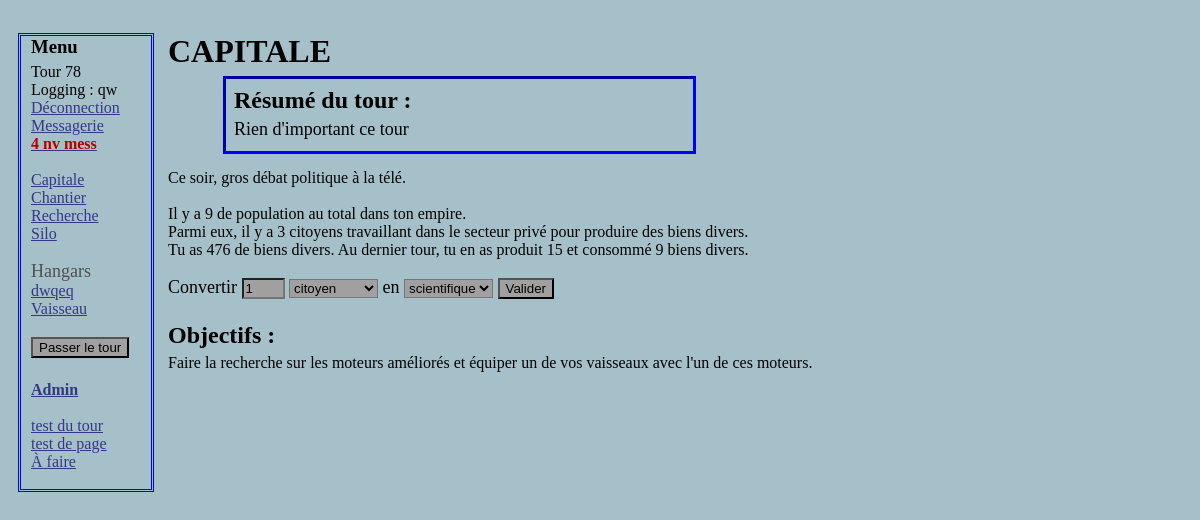
/capitale.php (signed in), run on the app's committed database.
### tables this page shows
CREATE TABLE IF NOT EXISTS `tour` (
  `id` int(11) NOT NULL AUTO_INCREMENT,
  `datetour` datetime NOT NULL DEFAULT CURRENT_TIMESTAMP,
  `resume` text,
  PRIMARY KEY (`id`)
);

CREATE TABLE IF NOT EXISTS `vaisseau` (
  `idvaisseau` int(11) NOT NULL AUTO_INCREMENT,
  `idjoueurbat` int(11) NOT NULL,
  `typevaisseau` int(11) NOT NULL,
  `univers` int(11) NOT NULL DEFAULT '0',
  `x` int(11) NOT NULL DEFAULT '0',
  `y` int(11) DEFAULT '0',
  `nomvaisseau` varchar(32) NOT NULL DEFAULT 'Vaisseau',
  `vitesse` int(11) NOT NULL DEFAULT '1',
  `capacitedesoute` int(11) NOT NULL DEFAULT '1',
  `capaciteminage` int(11) NOT NULL DEFAULT '1',
  PRIMARY KEY (`idvaisseau`)
);

CREATE TABLE IF NOT EXISTS `choixevents` (
  `idchoix` int(11) NOT NULL AUTO_INCREMENT,
  `idjoueurevent` int(11) NOT NULL,
  `texteevent` text NOT NULL,
  `eventsuite1` int(11) DEFAULT NULL,
  `textechoix1` varchar(128) DEFAULT NULL,
  `eventsuite2` int(11) DEFAULT NULL,
  `textechoix2` varchar(128) DEFAULT NULL,
  `eventsuite3` int(11) DEFAULT NULL,
  `textechoix3` varchar(128) DEFAULT NULL,
  PRIMARY KEY (`idchoix`)
);

CREATE TABLE IF NOT EXISTS `utilisateurs` (
  `id` int(11) NOT NULL AUTO_INCREMENT,
  `pseudo` varchar(32) NOT NULL,
  `motdepasse` varchar(1024) NOT NULL,
  `dateinscription` date DEFAULT NULL,
  `biens` int(11) NOT NULL DEFAULT '200',
  `titane` int(11) NOT NULL DEFAULT '0',
  `idevent` int(11) NOT NULL DEFAULT '0',
  `ideventsuivant` int(11) NOT NULL DEFAULT '0',
  `lvl` int(11) NOT NULL DEFAULT '0',
  PRIMARY KEY (`id`)
);

CREATE TABLE IF NOT EXISTS `variationstour` (
  `idtable` int(11) NOT NULL AUTO_INCREMENT,
  `idjoueur` int(11) NOT NULL,
  `prodbiens` int(11) NOT NULL DEFAULT '0',
  `chantier` int(11) NOT NULL DEFAULT '0',
  `recherche` int(11) NOT NULL DEFAULT '5',
  `consobiens` int(11) NOT NULL DEFAULT '0',
  PRIMARY KEY (`idtable`)
);

### Capitale.php (the view, shortened to what this page needs)
<?php
include("include/BDDconnection.php");
?>
<!DOCTYPE html>
<html>
    <head>
           <link rel="stylesheet" href="style.css" />
	</head>
  <body>
    <?php include("include/menu.php"); ?>
  <div class="corps">
    <h1>CAPITALE</h1>
    <?php
    include("include/resume.php");
$recuperereventencours = $bdg->prepare('SELECT * FROM choixevents WHERE idjoueurevent= ?');
$recuperereventencours->execute(array($_SESSION['id']));
$eventencours = $recuperereventencours->fetch();
if (isset($eventencours['texteevent']))
  {
  echo $eventencours['texteevent'];
    ?>
    </form><?php
  }
$compterpop = $bdg->prepare('SELECT COUNT(*) AS population FROM population WHERE joueurpop= ?');
$compterpop->execute(array($_SESSION['id']));
$population = $compterpop->fetch();
?>
</br></br>Il y a <?php echo $population[0]; ?> de population au total dans ton empire.</br>
<?php
$comptercit = $bdg->prepare('SELECT COUNT(*) AS citoyens FROM population WHERE joueurpop= ? AND typepop = 1');
$comptercit->execute(array($_SESSION['id']));
$citoyens = $comptercit->fetch();
?>
<?php
  if ($citoyens[0] > 1)
  {
  echo 'Parmi eux, il y a ' . $citoyens[0] . ' citoyens travaillant dans le secteur privé pour produire des biens divers.';
  }
?>
<?php
$reqbiens = $bdg->prepare('SELECT biens FROM utilisateurs WHERE id= ?');
$reqbiens->execute(array($_SESSION['id']));
$quantbiens = $reqbiens->fetch();
?>
Tu as <?php echo $quantbiens['biens'];?> de biens divers.
<?php
$reqprod = $bdg->prepare('SELECT prodbiens , consobiens FROM variationstour WHERE idjoueur= ?');
$reqprod->execute(array($_SESSION['id']));
$prodbiens = $reqprod->fetch();
?>
Au dernier tour, tu en as produit <?php echo $prodbiens['prodbiens'];?> et consommé <?php echo $prodbiens['consobiens'];?> biens divers.
<form method="post" action="script/conversionpop.php">
   <p>
        <label for="combien">Convertir </label>
        <input type="number" name="combien" min="1" value="1">
        <select name="popdepart" id="popdepart"> -->
<?php
$reqtypepop = $bdd->query('SELECT idtypepop , nompop , technecessaire FROM typepop ORDER BY idtypepop ASC');
while ($reptypepop = $reqtypepop->fetch())
	{
	echo '<option value="'. $reptypepop['idtypepop'] . '">'. $reptypepop['nompop'] .'</option>';
	}
	?>
       </select><label for="poparrivee"> en </label><select name="poparrivee" id="poparrivee">
<?php
$reqtypepop = $bdd->query('SELECT idtypepop , nompop , technecessaire FROM typepop ORDER BY idtypepop DESC');
while ($reptypepop = $reqtypepop->fetch())
	{
	echo '<option value="'. $reptypepop['idtypepop'] . '">'. $reptypepop['nompop'] .'</option>';
	}
?>
       </select>
        <input type="submit" value="Valider" />
   </p>
</form>
  </form></br><?php
  $reqlvl = $bdg->prepare('SELECT lvl from utilisateurs WHERE id= ?');
  $reqlvl->execute(array($_SESSION['id']));
  $replvl = $reqlvl->fetch();
  echo '<h2>Objectifs :</h2>';
  switch ($replvl['lvl'])
  {
      case 6:
          echo "Faire la recherche sur les moteurs améliorés et équiper un de vos vaisseaux avec l'un de ces moteurs.";
      break;
      }
  ?>
  </div>
  </body>
</html>

### include/Menu.php (shortened to what this page needs)
<nav class="menu">
    <div>
        <h3>Menu</h3>
           	<?php
            $reponse = $bda->query('SELECT id FROM tour ORDER BY id DESC LIMIT 1');
            $touractuel = $reponse->fetch();
            $reponse->closeCursor();?>
            Tour <?php echo $touractuel['id'] ; ?>
            <?php
            If (!isset($_SESSION['pseudo']))
			{
            echo '<a class ="lienmenu" href="Accueil.php">Accueil</a>' ;
           	}
			else
			{
           	$reqlvl = $bdg->prepare('SELECT lvl from utilisateurs WHERE id= ?');
            $reqlvl->execute(array($_SESSION['id']));
            $replvl = $reqlvl->fetch();
            echo 'Logging : ' . $_SESSION['pseudo'] . ' </br> ';
            ?>
            <a class ="lienmenu" href="script/deconnection.php">Déconnection</a> </br>
            <a class ="lienmenu" href="Messagerie.php">Messagerie</br>
            <?php
            $reqmessnonlu = $bdg->prepare('SELECT COUNT(*) AS nbmessnonlu FROM messagerie WHERE idjoueurrecepteur = ? AND lu = ? AND supprimerecepteur = ?');
            $reqmessnonlu->execute(array($_SESSION['id'], 0, 0));
            $repmessnonlu = $reqmessnonlu->fetch();
            $reqmessnonluinterne = $bdg->prepare('SELECT COUNT(*) AS reqmessnonluinterne FROM messagerieinterne WHERE destinataire = ? AND lu = ?');
            $reqmessnonluinterne->execute(array($_SESSION['id'], 0));
            $repmessnonluinterne  = $reqmessnonluinterne->fetch();
            $nombremessagenonlu = $repmessnonlu['nbmessnonlu'] + $repmessnonluinterne['reqmessnonluinterne'] ;
            if ($nombremessagenonlu>0)
                {
                echo '<span class = "nvmessage">'.$nombremessagenonlu.' nv mess</span>' ;
                }
            ?>
            </a></br>
            <a class ="lienmenu"  href="Capitale.php">Capitale</a> </br>
            <a class ="lienmenu"  href="Chantier.php">Chantier</a> </br>
			<a class ="lienmenu" href="recherche.php">Recherche</a> </br>
			<?php
            if ($replvl['lvl'] > 4)
                {
                echo '<a class ="lienmenu" href="silo.php">Silo</a></br>';
                }
            $ecrirehangars = 1 ;
            $reqvaiss = $bdg->prepare('SELECT idvaisseau , nomvaisseau FROM vaisseau WHERE idjoueurbat = ? ORDER BY idvaisseau');
            $reqvaiss->execute(array($_SESSION['id']));
            while ($repvaiss = $reqvaiss->fetch())
                {
                if ($ecrirehangars == 1) {echo '</br><span class = "hangars">Hangars</span></br>' ; }
                    $ecrirehangars = 2 ;
                echo '<a class ="lienmenu" href="hangars.php?id=' . $repvaiss['idvaisseau'] . '">' . $repvaiss['nomvaisseau'] . '</a></br>';
                }
            }
    		?>
			<form action="tour/Gestionglobale.php">
			<p>
			    <input type="submit" value="Passer le tour" />
			</p>
			</form>
            <b><a class ="lienmenu" href="Administration.php">Admin</a></b></br> </br>
            <a class ="lienmenu" href="tour/test.php">test du tour</a> </br>
            <a class ="lienmenu" href="test.php?id=2">test de page</a> </br>
            <a class ="lienmenu" href="afaire.php">À faire</a> </br> </br>
    </div>
</nav>

### css/general.css (style rules this page uses)
body { background-color: rgb(165,192,201);; color: black; padding-top: 25px; padding-left:10px; }
.corps { margin-left:140px; display: flex; flex-wrap: nowrap; flex-direction: column; display: inline-block; vertical-align: top; padding-left:10px; }

### css/menu.css (style rules this page uses)
.menu { position:absolute; width: 120px; vertical-align: top; border: 3px blue double; padding-left:10px; }
.lienmenu { color: rgb(53,55,132); }
.hangars { color: rgb(80,80,80); font-family: Impact; font-size: large; }
.nvmessage { color: rgb(180,0,0); font-size: normal; font-weight:bold; margin-bottom:-10px; margin-right:-10px; }

### css/formulaire.css (style rules this page uses)
input[type="number"] { width:35px; }
input , select { background-color: rgb(160,160,160); margin-bottom: 5px; }
label { cursor: pointer; }
form { display: inline }

### css/block.css (style rules this page uses)
p { font-size: large; }
h1 { margin-top: 0px ; padding-top: 0px; margin-left: 0px ; }
h2 { margin-top: 0px ; padding-top: 0px; margin-left: 0px ; margin-bottom: 5px ; padding-bottom: 0px; }
h3 { margin-top: 0px ; padding-top: 0px; margin-left: 0px ; margin-bottom: 5px ; padding-bottom: 0px; }

### data on the page
tour: id "78"
vaisseau: shows "Hangars", nomvaisseau "dwqeq"
vaisseau: nomvaisseau "Vaisseau"
choixevents: texteevent "Ce soir, gros débat politique à la télé."
utilisateurs: biens "476"
variationstour: prodbiens "15", consobiens "9"

### other printed values
$_SESSION['pseudo'] "qw"
$nombremessagenonlu "4"
$population[0] "9"
$citoyens[0] "3"
form field popdepart "citoyen"
form field poparrivee "scientifique"
